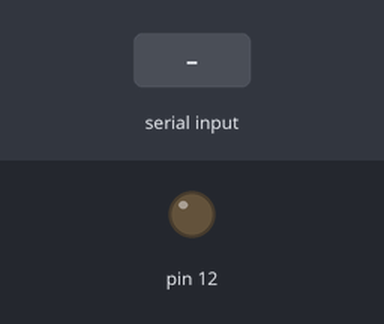
A sketch run on a simulated Arduino Uno, built with avr-gcc and run on an emulated ATmega328P. Parts: output pins drawn as LEDs (lit = HIGH). Dashed ring = blinking. The test bench sets the inputs (shaded band). What the sketch prints to the serial monitor is not drawn.

Above: at 1.2 s.
1.3 s: "90,45\n" received over Serial
At 1.4 s:
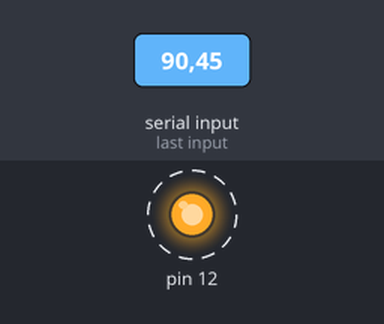
Timing chart, 0 to 10.3 s (numbered marks = the images above; inputs shaded):
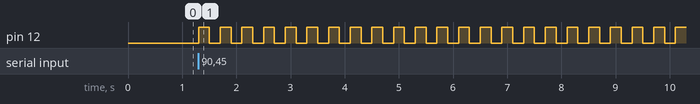

The sketch:

code3.ino
```cpp
//blinking LED number of times user wants
int n;
int i=0;

void setup()
{
	Serial.begin(9600);
  	pinMode(12, OUTPUT);
}

void loop()
{
  Serial.println("enter the number of times you want LED to blink: ");
  while (Serial.available()==0){
  }
  n=Serial.parseInt();//for int and flost use parse and for strings use read
  for(i=0;i<n;i++){
    digitalWrite(12, 1);
    delay(200);
    digitalWrite(12,0);
    delay(200);
  }
}
```

Measured:
- after the input at 1.3 s, pin 12: alternates HIGH for 0.20 s and LOW for 0.20 s, starting at once
